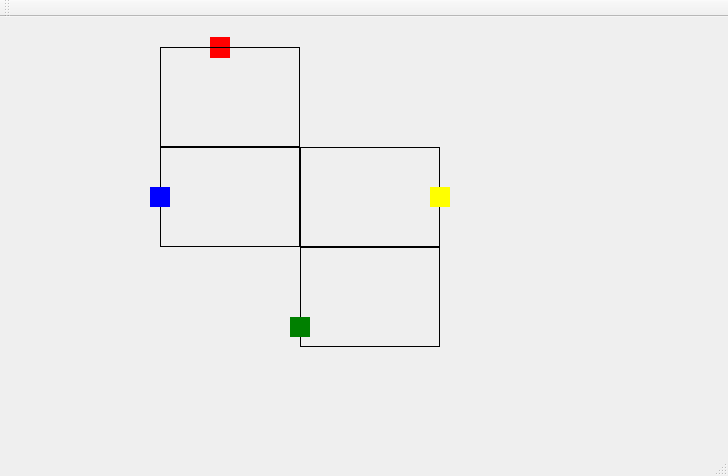
<?xml version="1.0" encoding="UTF-8"?>
<ui version="4.0">
 <class>MainWindow</class>
 <widget class="QMainWindow" name="MainWindow">
  <property name="geometry">
   <rect>
    <x>0</x>
    <y>0</y>
    <width>728</width>
    <height>476</height>
   </rect>
  </property>
  <property name="windowTitle">
   <string>MainWindow</string>
  </property>
  <widget class="QWidget" name="centralWidget">
   <widget class="QLabel" name="labelRail2">
    <property name="geometry">
     <rect>
      <x>160</x>
      <y>130</y>
      <width>140</width>
      <height>100</height>
     </rect>
    </property>
    <property name="styleSheet">
     <string notr="true">background-color: transparent;
border: 1px solid #000;</string>
    </property>
    <property name="text">
     <string/>
    </property>
   </widget>
   <widget class="QLabel" name="labelTrain1">
    <property name="geometry">
     <rect>
      <x>210</x>
      <y>20</y>
      <width>20</width>
      <height>21</height>
     </rect>
    </property>
    <property name="styleSheet">
     <string notr="true">background-color: red</string>
    </property>
    <property name="text">
     <string/>
    </property>
   </widget>
   <widget class="QLabel" name="labelRail3">
    <property name="geometry">
     <rect>
      <x>300</x>
      <y>130</y>
      <width>140</width>
      <height>100</height>
     </rect>
    </property>
    <property name="styleSheet">
     <string notr="true">background-color: transparent;
border: 1px solid #000;</string>
    </property>
    <property name="text">
     <string/>
    </property>
   </widget>
   <widget class="QLabel" name="labelRail1">
    <property name="geometry">
     <rect>
      <x>160</x>
      <y>30</y>
      <width>140</width>
      <height>100</height>
     </rect>
    </property>
    <property name="styleSheet">
     <string notr="true">background-color: transparent;
border: 1px solid #000;</string>
    </property>
    <property name="text">
     <string/>
    </property>
   </widget>
   <widget class="QLabel" name="labelRail4">
    <property name="geometry">
     <rect>
      <x>300</x>
      <y>230</y>
      <width>140</width>
      <height>100</height>
     </rect>
    </property>
    <property name="styleSheet">
     <string notr="true">background-color: transparent;
border: 1px solid #000;</string>
    </property>
    <property name="text">
     <string/>
    </property>
   </widget>
   <widget class="QLabel" name="labelTrain2">
    <property name="geometry">
     <rect>
      <x>150</x>
      <y>170</y>
      <width>20</width>
      <height>20</height>
     </rect>
    </property>
    <property name="styleSheet">
     <string notr="true">background-color: blue</string>
    </property>
    <property name="text">
     <string/>
    </property>
   </widget>
   <widget class="QLabel" name="labelTrain3">
    <property name="geometry">
     <rect>
      <x>430</x>
      <y>170</y>
      <width>20</width>
      <height>20</height>
     </rect>
    </property>
    <property name="styleSheet">
     <string notr="true">background-color: yellow</string>
    </property>
    <property name="text">
     <string/>
    </property>
   </widget>
   <widget class="QLabel" name="labelTrain4">
    <property name="geometry">
     <rect>
      <x>290</x>
      <y>300</y>
      <width>20</width>
      <height>20</height>
     </rect>
    </property>
    <property name="styleSheet">
     <string notr="true">background-color: green</string>
    </property>
    <property name="text">
     <string/>
    </property>
   </widget>
  </widget>
  <widget class="QMenuBar" name="menuBar">
   <property name="geometry">
    <rect>
     <x>0</x>
     <y>0</y>
     <width>728</width>
     <height>20</height>
    </rect>
   </property>
  </widget>
  <widget class="QToolBar" name="mainToolBar">
   <attribute name="toolBarArea">
    <enum>TopToolBarArea</enum>
   </attribute>
   <attribute name="toolBarBreak">
    <bool>false</bool>
   </attribute>
  </widget>
  <widget class="QStatusBar" name="statusBar"/>
 </widget>
 <layoutdefault spacing="6" margin="11"/>
 <resources/>
 <connections/>
</ui>
